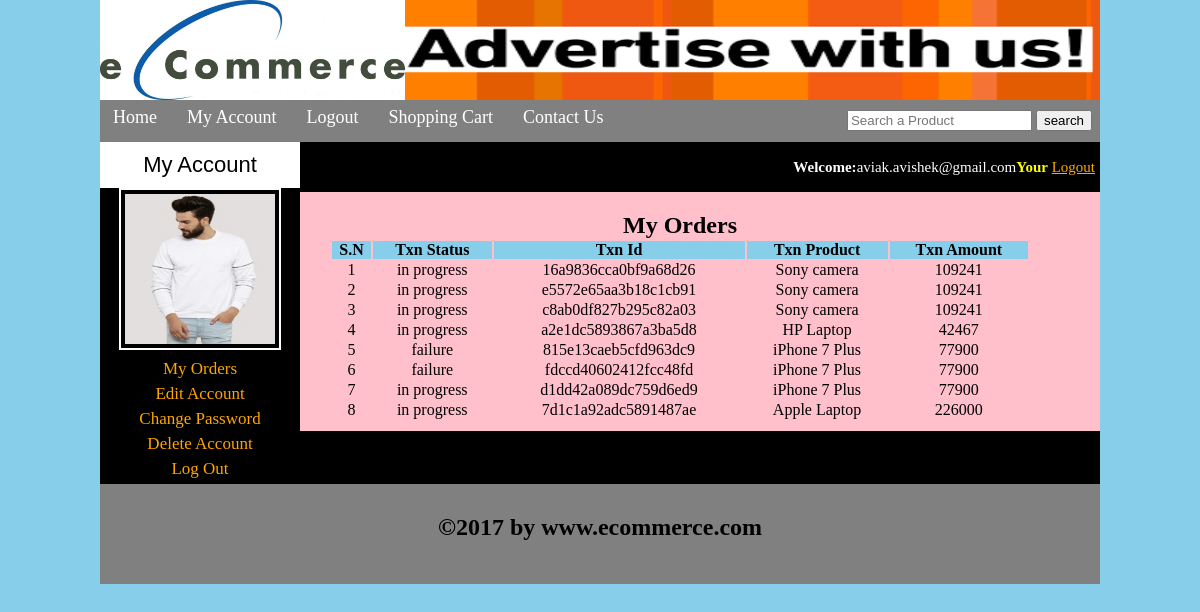
Page /customer/my_account.php?my_orders (signed in) on the committed database.
### tables this page shows
CREATE TABLE `customers` (
  `customer_id` int(10) NOT NULL,
  `customer_ip` varchar(255) NOT NULL,
  `customer_name` text NOT NULL,
  `customer_email` varchar(100) NOT NULL,
  `customer_pass` varchar(100) NOT NULL,
  `customer_country` text NOT NULL,
  `customer_city` text NOT NULL,
  `customer_contact` varchar(255) NOT NULL,
  `customer_image` text NOT NULL,
  `customer_address` varchar(255) NOT NULL
);

CREATE TABLE `ordertransaction` (
  `txn_no` int(100) NOT NULL,
  `txn_status` varchar(255) NOT NULL,
  `txn_id` varchar(255) NOT NULL,
  `txn_customer` varchar(255) NOT NULL,
  `txn_email` varchar(255) NOT NULL,
  `txn_product` varchar(255) NOT NULL,
  `txn_amount` int(100) NOT NULL
);

CREATE TABLE `products` (
  `product_id` int(100) NOT NULL,
  `product_cat` int(100) NOT NULL,
  `product_brand` int(100) NOT NULL,
  `product_title` varchar(255) NOT NULL,
  `product_price` int(100) NOT NULL,
  `product_desc` text NOT NULL,
  `product_image` text NOT NULL,
  `product_keywords` text NOT NULL
);

### customer/my_orders.php (the view)
<table width="700" align="center" bgcolor="pink">
	<tr align="center">
		<td colspan="5"><h2>My Orders</h2></td>
	</tr>
	<tr align="center" bgcolor="skyblue">
		<th>S.N</th>
		<th>Txn Status</th>
		<th>Txn Id</th>
		<th>Txn Product</th>
		<th>Txn Amount</th>
	</tr>
	<?php
		include("includes/db.php");
		$user=$_SESSION['customer_email'];
		$get_c="select * from ordertransaction where txn_email='$user'";
		$run_c=mysqli_query($con,$get_c);
		$i=0;
		while($row_c=mysqli_fetch_array($run_c))
		{
			$txn_status=$row_c['txn_status'];
			$txn_id=$row_c['txn_id'];
			$p_id=$row_c['txn_product'];
			$sql_product="select *from products where product_id='$p_id'";
			$result_product=mysqli_query($con,$sql_product);
			while($row_product = mysqli_fetch_array($result_product)) {
				$product_title=$row_product['product_title'];
			}
			$txn_amount=$row_c['txn_amount'];
			$i++;
	?>
	<tr align="center">
		<td><?php echo $i;?></td>
		<td><?php echo $txn_status;?></td>
		<td><?php echo $txn_id;?></td>
		<td><?php echo $product_title;?></td>
		<td><?php echo $txn_amount;?></td>
	</tr>
	<?php } ?>
</table>

### customer/my_account.php (shortened to what this page needs)
<!DOCTYPE html>
<?php
	include("functions/functions.php");
?>
<html>
	<head>
		<link rel="stylesheet" href="styles/style.css" media="all"/>
	</head>
	<body>
		<div class="main_wrapper">
			<header>
				<a href="../index.php"><img id="logo" src="images/logo.jpg" height="100" width="auto"/></a>
				<img id="banner" src="images/banner.png"  height="100" width="695"/>
			</header>
			<nav>
				<ul id="menu">
					<li><a href="../index.php">Home</a></li>
<?php
						if(!isset($_SESSION['customer_email']))
						{
						}
						else
						{
							echo "<li><a href='../my_account.php'>My Account</a></li>";
						}
					?>
					<?php
						if(isset($_SESSION['customer_email']))
						{
							echo "<li><a href='../logout.php'>Logout</a></li>";
						}
						else
						{
							echo "<li><a href='index.php?customer_register'>Sign Up</a></li>";
						}
					?>
					<li><a href="../cart.php">Shopping Cart</a></li>
					<li><a href="#">Contact Us</a></li>
				</ul>
				<div id="form">
					<form method="get" action="../results.php" enctype="multipart/form-data">
						<input type="text" name="user_query" placeholder="Search a Product"/>
						<input type="submit" name="search" value="search"/>
					</form>
				</div>
			</nav>
			<section>
				<aside>
					<div id="sidebar_title">My Account</div>
					<ul id="cats">
						<?php
							$user=$_SESSION['customer_email'];
							$get_img="select *from customers where  customer_email='$user'";
							$run_img=mysqli_query($con,$get_img);
							$row_img=mysqli_fetch_array($run_img);
							$c_image=$row_img['customer_image'];
							echo "<p style='text-align:center;'><img src='customer_images/$c_image' width='150' height='150px'/></p>";
						?>
						<li><a href="my_account.php?my_orders">My Orders</a></li>
						<li><a href="my_account.php?edit_account">Edit Account</a></li>
						<li><a href="my_account.php?change_password">Change Password</a></li>
						<li><a href="my_account.php?delete_account">Delete Account</a></li>
						<li><a href="../logout.php">Log Out</a></li>
					</ul>
				</aside>
				<div id="section_area">
					<div id="shopping_cart">
						<span style="float:right;font-size:15px;padding:5px;line-height:40px;">
							<?php
								if(isset($_SESSION['customer_email']))
								{
									echo "<b>Welcome:</b>".$_SESSION['customer_email']."<b style='color:yellow;'>Your</b>";
								}
							?>
							<?php
								if(!isset($_SESSION['customer_email']))
								{
									echo "<a href='../checkout.php'>Login</a>";
								}
								else
								{
									echo "<a href='../logout.php' style='color:orange;'>Logout</a>";
								}
							?>
						</span>
					</div>
					<div id="products_box">
						<br/>
						<?php
							if(isset($_GET['my_orders']))
							{
								include("my_orders.php");
							}
						?>
					</div>
				</div>
			</section>
			<footer>
				<h2 style="text-align:center;padding-top:30px">&copy;2017 by www.ecommerce.com</h2>
			</footer>
		</div>
	</body>
</html>

### customer/styles/style.css (style rules this page uses)
html, body, div, span, applet, object, iframe, h1, h2, h3, h4, h5, h6, p, blockquote, pre, a, abbr, acronym, address, big, cite, code, del, dfn, em, img, ins, kbd, q, s, samp, small, strike, strong, sub, sup, tt, var, b, u, i, center, dl, dt, dd, ol, ul, li, fieldset, form, label, legend, table, caption, tbody, tfoot, thead, tr, th, td, article, aside, canvas, details, embed, figure, figcaption, footer, header, hgroup, menu, nav, output, ruby, section, summary, time, mark, audio, video { margin: 0; padding: 0; border: 0; vertical-align: baseline; }
article, aside, details, figcaption, figure, footer, header, hgroup, menu, nav, section { display: block; }
body { background:skyblue; }
.main_wrapper { width:1000px; height:auto; margin:auto; background:black; }
header { width:1000px; height:100px; margin:auto; }
#logo { float:left; }
#banner { float:right; }
nav { width:1000px; height:42px; background:gray; color:white; }
#menu { padding:0; margin:0; line-height:35px; float:left; }
#menu li { list-style:none; display:inline; }
#menu a { text-decoration:none; color:white; padding:8px; margin:5px; font-size:18px; font-family:COMIC SANS MS; }
#form { float:right; padding-right:8px; line-height:40px; }
section { width:1000px; margin:auto; background:pink }
#section_area { width:800px; float:right; background:pink }
aside { width:200px; background:black; float:left; color:white; }
#sidebar_title { background:white; color:black; font-size:22px; font-family:arial; padding:10px; text-align:center; }
#cats { text-align:center; }
#cats li { list-style:none; margin:5px; }
#cats img { border:2px solid white;padding:4px; }
#cats a { color:orange; padding:8px; margin:5px; text-decoration:none; font-size:17px; font-family:comic sans ms; }
#products_box { width:800px; text-align:center; margin-left:30px; margin-bottom:10px; }
#shopping_cart { width:800px; height:50px; background:black; color:white; }
footer { width:1000px; height:100px; background:gray; clear:both; }

### rows in the picture
customers: customer_image (picture)
ordertransaction: txn_status "in progress", txn "16a9836cca0bf9a68d26", products.product_title "Sony camera", txn_amount "109241"
ordertransaction: txn_status "in progress", txn "e5572e65aa3b18c1cb91", products.product_title "Sony camera", txn_amount "109241"
ordertransaction: txn_status "in progress", txn "c8ab0df827b295c82a03", products.product_title "Sony camera", txn_amount "109241"
ordertransaction: txn_status "in progress", txn "a2e1dc5893867a3ba5d8", products.product_title "HP Laptop", txn_amount "42467"
ordertransaction: txn_status "failure", txn "815e13caeb5cfd963dc9", products.product_title "iPhone 7 Plus", txn_amount "77900"
ordertransaction: txn_status "failure", txn "fdccd40602412fcc48fd", products.product_title "iPhone 7 Plus", txn_amount "77900"
ordertransaction: txn_status "in progress", txn "d1dd42a089dc759d6ed9", products.product_title "iPhone 7 Plus", txn_amount "77900"
ordertransaction: txn_status "in progress", txn "7d1c1a92adc5891487ae", products.product_title "Apple Laptop", txn_amount "226000"

### other values in the picture
$_SESSION['customer_email'] "aviak.avishek@gmail.com"
